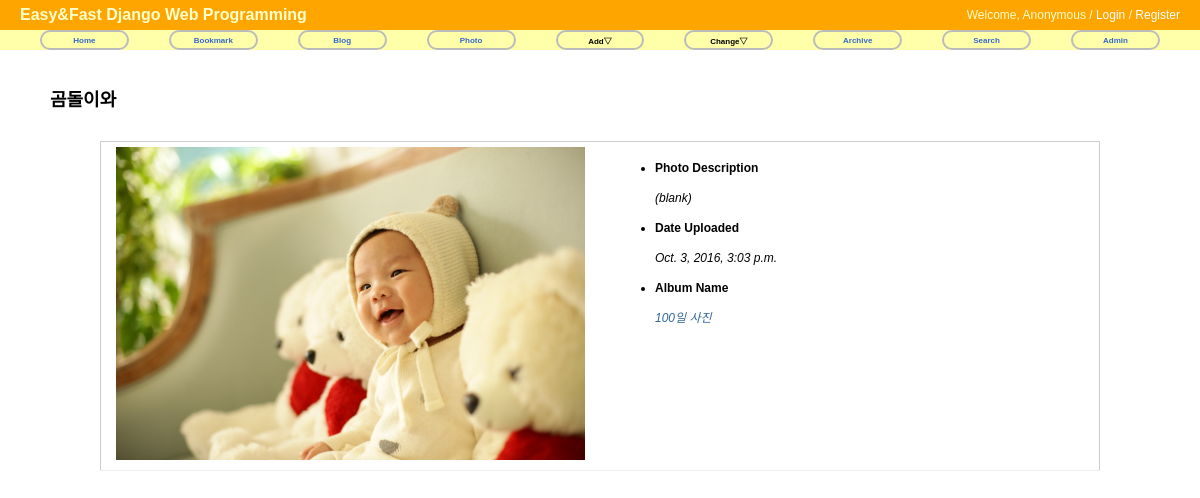
The page /photo/photo/4/ on the database its author committed.
### photo/models.py (models this page shows, shortened)
@python_2_unicode_compatible
class Photo(models.Model):
	album = models.ForeignKey(Album)
	title = models.CharField(max_length=50)
	image = ThumbnailImageField(upload_to='photo/%Y/%m')
	description = models.TextField('Photo Description', blank=True)
	upload_date = models.DateTimeField('Upload Data', auto_now_add=True)
	owner = models.ForeignKey(User, null=True)
	class Meta:
		ordering = ['title']

@python_2_unicode_compatible
class Album(models.Model):
	name = models.CharField(max_length=50)
	description = models.CharField('One Line Description', max_length=100, blank=True)
	owner = models.ForeignKey(User, null=True)
	class Meta:
		ordering = ['name']

### photo/views.py (the view)
# urls.py: url(r'^photo/(?P<pk>\d+)/$', PhotoDV.as_view(), name='photo_detail'),
class PhotoDV(DetailView):
    model = Photo

### photo/templates/photo/photo_detail.html (shortened to what this page needs)
{% extends "base.html" %}
{% load staticfiles %}
{% block extrastyle %}{% static "photo/photo.css" %}{% endblock %}
{% block content %}
<div id="content">
    <h2>{{ object.title }}</h2>
    <table class="photo-detail">
    <tr>
    <td>
        <a href="{{ object.image.url }}">
        <img style="max-width:100%" src="{{ object.image.url }}" />
        </a>
    </td>
    <td>
    <ul>
        <li>Photo Description</li>
        {% if object.description %}<p>{{ object.description|linebreaks }}</p>
        {% else %}<p>(blank)</p>{% endif %}
        <li>Date Uploaded</li>
        <p>{{ object.upload_date }}</p>
        <li>Album Name</li>
        <p><a href="{% url 'photo:album_detail' object.album.id %}">{{ object.album.name }}</a></p>
    </ul>
    </td>
    </tr></table>
</div>
{% endblock %}

### static/css/base.css (style rules this page uses)
body { font-family: "Lucida Grande", Verdana, Arial, sans-serif; font-size: 12px; }
div#content { position: absolute; top: 70px; left: 50px; right: 50px; }
a:link, a:visited { color: #369; text-decoration: none; }
table { border-collapse: collapse; }
td, th { line-height: 18px; border-bottom: 1px solid #eee; vertical-align: top; padding: 5px 15px; font-family: "Lucida Grande", Verdana, Arial, sans-serif; }

### photo/static/photo/photo.css (style rules this page uses)
table.photo-detail { margin: 30px 50px 0 50px; border: 1px solid #ccc; padding: 20px 20px; }
table.photo-detail td { width: 50%; }
table.photo-detail ul li { font-weight: bold; }
table.photo-detail ul p { font-style: italic; }

### rows shown on the page
Photo: title "곰돌이와", image (picture), upload_date "Oct. 3, 2016, 3:03 p.m.", album.name "100일 사진"
